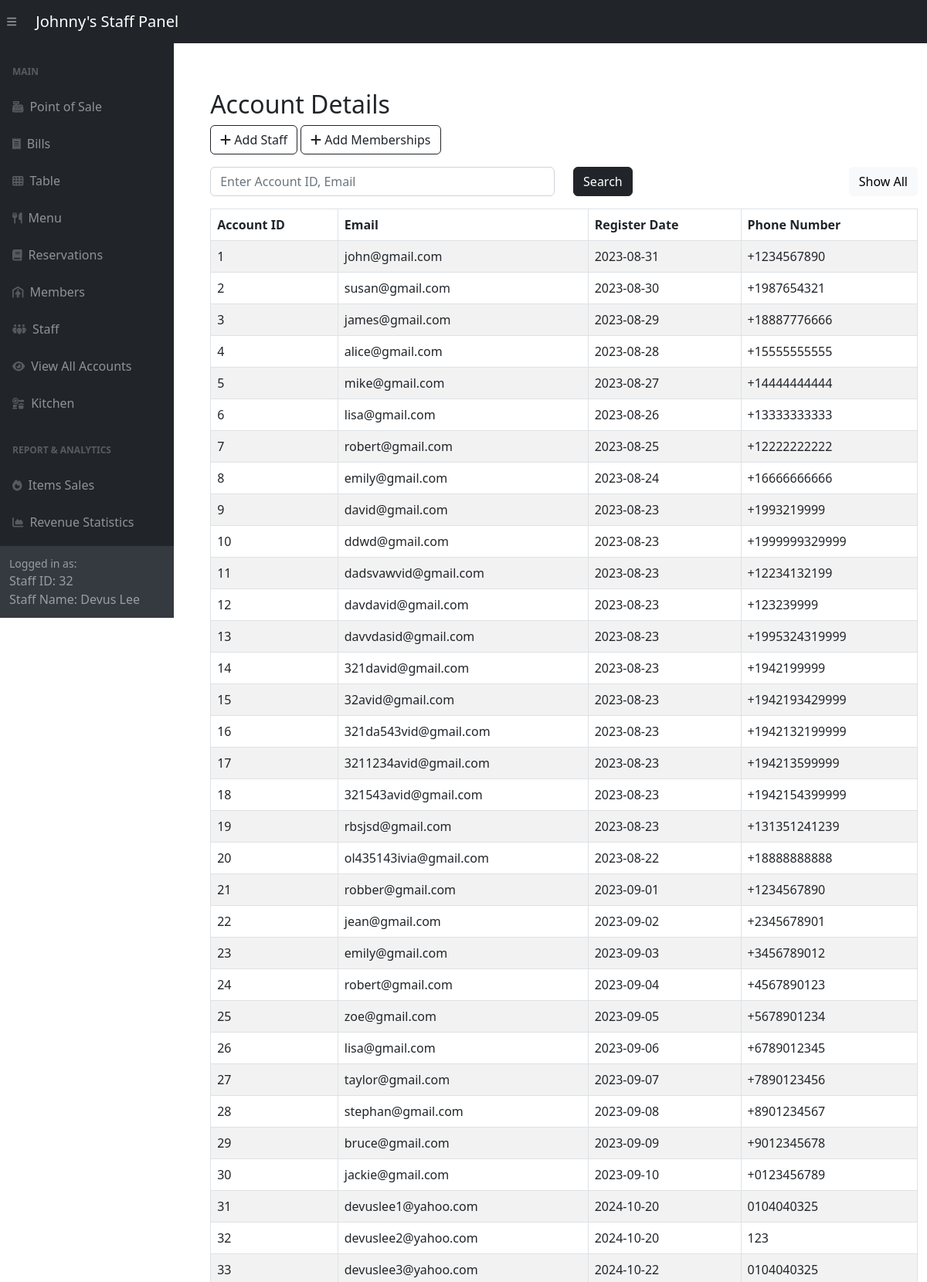
/adminSide/panel/account-panel.php (signed in, upper part), run on the app's committed database.
### tables this page shows
CREATE TABLE `accounts` (
  `account_id` int(11) NOT NULL,
  `email` varchar(255) DEFAULT NULL,
  `register_date` date DEFAULT NULL,
  `phone_number` varchar(255) DEFAULT NULL,
  `password` varchar(255) DEFAULT NULL
);

### adminSide/panel/account-panel.php (the view, shortened to what this page needs)
<?php include '../inc/dashHeader.php'; ?>
<div class="wrapper">
    <div class="container-fluid pt-5 pl-600">
        <div class="row">
            <div class="m-50">
                <div class="mt-5 mb-3">
                    <h2 class="pull-left">Account Details</h2>
                    <a href="../staffCrud/createStaff.php" class="btn btn-outline-dark"><i class="fa fa-plus"></i> Add Staff</a>
                    <a href="../customerCrud/createCust.php" class="btn btn-outline-dark"><i class="fa fa-plus"></i> Add Memberships</a>
                </div>
                <div class="mb-3">
                    <form method="POST" action="#">
                        <div class="row">
                            <div class="col-md-6">
                                <input required type="text" id="search" name="search" class="form-control" placeholder="Enter Account ID, Email">
                            </div>
                            <div class="col-md-3">
                                <button type="submit" class="btn btn-dark">Search</button>
                            </div>
                            <div class="col" style="text-align: right;" >
                                <a href="account-panel.php" class="btn btn-light">Show All</a>
                            </div>
                        </div>
                    </form>
                </div>
                <?php
                require_once "../config.php";
                if (isset($_POST['search'])) {
                    if (!empty($_POST['search'])) {
                        $search = $_POST['search'];
                        $sql = "SELECT *
                                FROM Accounts
                                WHERE email LIKE '%$search%' OR account_id LIKE '%$search%'
                                ORDER BY account_id;";
                    } else {
                        $sql = "SELECT *
                                FROM Accounts
                                ORDER BY account_id;";
                    }
                } else {
                    $sql = "SELECT *
                            FROM Accounts
                            ORDER BY account_id;";
                }
                if ($result = mysqli_query($link, $sql)) {
                    if (mysqli_num_rows($result) > 0) {
                        echo '<table class="table table-bordered table-striped">';
                        echo "<thead>";
                        echo "<tr>";
                        echo "<th>Account ID</th>";
                        echo "<th>Email</th>";
                        echo "<th>Register Date</th>";
                        echo "<th>Phone Number</th>";
                        echo "</tr>";
                        echo "</thead>";
                        echo "<tbody>";
                        while ($row = mysqli_fetch_array($result)) {
                            echo "<tr>";
                            echo "<td>" . $row['account_id'] . "</td>";
                            echo "<td>" . $row['email'] . "</td>";
                            echo "<td>" . $row['register_date'] . "</td>";
                            echo "<td>" . $row['phone_number'] . "</td>";
                            echo "</tr>";
                        }
                        echo "</tbody>";
                        echo "</table>";
                    } else {
                        echo '<div class="alert alert-danger"><em>No records were found.</em></div>';
                    }
                } else {
                    echo "Oops! Something went wrong. Please try again later.";
                }
                ?>
            </div>
        </div>
    </div>
</div>
<?php include '../inc/dashFooter.php'; ?>

### adminSide/panel/account-panel.php (style rules this page uses)
.wrapper { width: 1300px; padding-left: 200px; padding-top: 20px }

### data on the page
accounts: account_id "1", email "john@gmail.com", register_date "2023-08-31", phone_number "+1234567890"
accounts: account_id "2", email "susan@gmail.com", register_date "2023-08-30", phone_number "+1987654321"
accounts: account_id "3", email "james@gmail.com", register_date "2023-08-29", phone_number "+18887776666"
accounts: account_id "4", email "alice@gmail.com", register_date "2023-08-28", phone_number "+15555555555"
accounts: account_id "5", email "mike@gmail.com", register_date "2023-08-27", phone_number "+14444444444"
accounts: account_id "6", email "lisa@gmail.com", register_date "2023-08-26", phone_number "+13333333333"
accounts: account_id "7", email "robert@gmail.com", register_date "2023-08-25", phone_number "+12222222222"
accounts: account_id "8", email "emily@gmail.com", register_date "2023-08-24", phone_number "+16666666666"
accounts: account_id "9", email "david@gmail.com", register_date "2023-08-23", phone_number "+1993219999"
accounts: account_id "10", email "ddwd@gmail.com", register_date "2023-08-23", phone_number "+1999999329999"
accounts: account_id "11", email "dadsvawvid@gmail.com", register_date "2023-08-23", phone_number "+12234132199"
accounts: account_id "12", email "davdavid@gmail.com", register_date "2023-08-23", phone_number "+123239999"
accounts: account_id "13", email "davvdasid@gmail.com", register_date "2023-08-23", phone_number "+1995324319999"
accounts: account_id "14", email "321david@gmail.com", register_date "2023-08-23", phone_number "+1942199999"
accounts: account_id "15", email "32avid@gmail.com", register_date "2023-08-23", phone_number "+1942193429999"
accounts: account_id "16", email "321da543vid@gmail.com", register_date "2023-08-23", phone_number "+1942132199999"
accounts: account_id "17", email "3211234avid@gmail.com", register_date "2023-08-23", phone_number "+194213599999"
accounts: account_id "18", email "321543avid@gmail.com", register_date "2023-08-23", phone_number "+1942154399999"
accounts: account_id "19", email "rbsjsd@gmail.com", register_date "2023-08-23", phone_number "+131351241239"
accounts: account_id "20", email "ol435143ivia@gmail.com", register_date "2023-08-22", phone_number "+18888888888"
accounts: account_id "21", email "robber@gmail.com", register_date "2023-09-01", phone_number "+1234567890"
accounts: account_id "22", email "jean@gmail.com", register_date "2023-09-02", phone_number "+2345678901"
accounts: account_id "23", email "emily@gmail.com", register_date "2023-09-03", phone_number "+3456789012"
accounts: account_id "24", email "robert@gmail.com", register_date "2023-09-04", phone_number "+4567890123"
accounts: account_id "25", email "zoe@gmail.com", register_date "2023-09-05", phone_number "+5678901234"
accounts: account_id "26", email "lisa@gmail.com", register_date "2023-09-06", phone_number "+6789012345"
accounts: account_id "27", email "taylor@gmail.com", register_date "2023-09-07", phone_number "+7890123456"
accounts: account_id "28", email "stephan@gmail.com", register_date "2023-09-08", phone_number "+8901234567"
accounts: account_id "29", email "bruce@gmail.com", register_date "2023-09-09", phone_number "+9012345678"
accounts: account_id "30", email "jackie@gmail.com", register_date "2023-09-10", phone_number "+0123456789"
accounts: account_id "31", email "devuslee1@yahoo.com", register_date "2024-10-20", phone_number "0104040325"
accounts: account_id "32", email "devuslee2@yahoo.com", register_date "2024-10-20", phone_number "123"
accounts: account_id "33", email "devuslee3@yahoo.com", register_date "2024-10-22", phone_number "0104040325"

### other printed values
$_SESSION['logged_account_id'] "32"
$_SESSION['logged_staff_name'] "Devus Lee"
